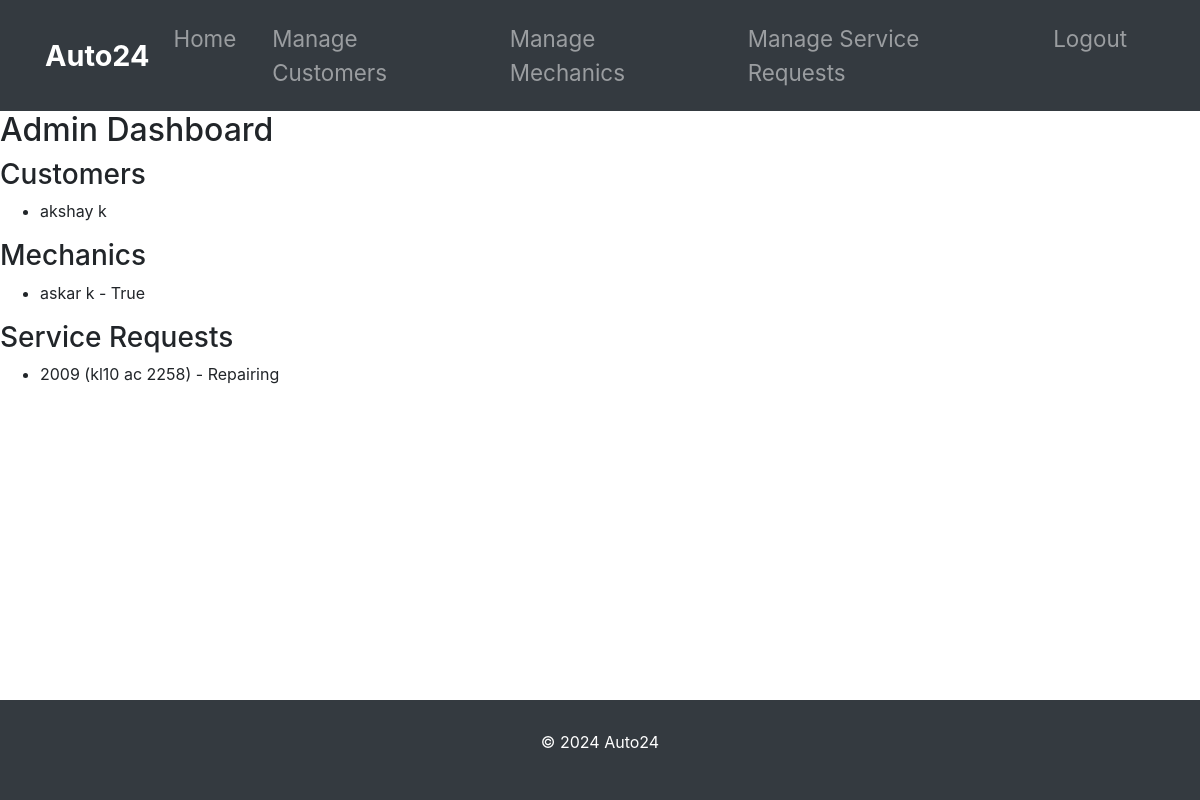
/adminpage/home/ (signed in), run on an earlier commit of the app's database.
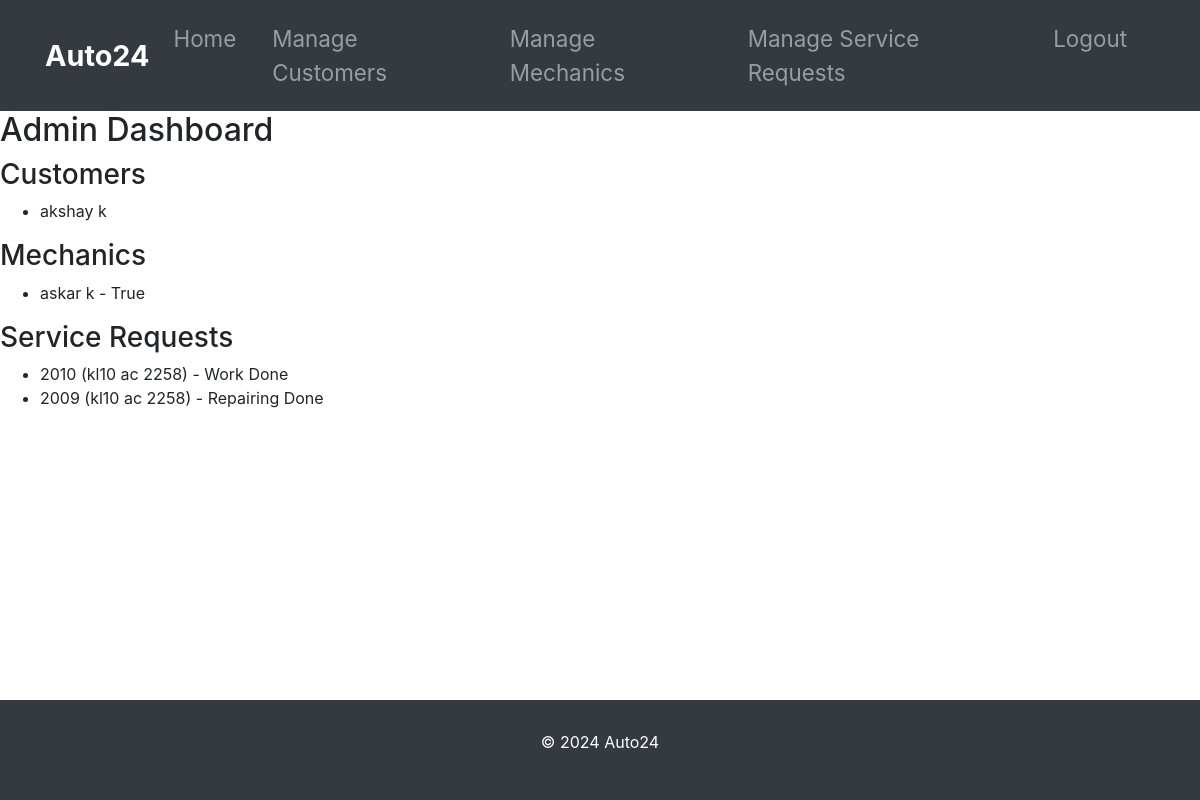
And on a later commit of the database.
### customer_management/models.py (models this page shows, shortened)
class Customer(models.Model):
    user = models.OneToOneField(User, on_delete=models.CASCADE)
    profile_pic = models.ImageField(upload_to='profile_pic/CustomerProfilePic/', null=True, blank=True)
    address = models.CharField(max_length=40)
    mobile = models.CharField(max_length=20, null=False)
    @property
    def get_name(self):
        return self.user.first_name + " " + self.user.last_name

class ServiceRequest(models.Model):
    STATUS_CHOICES = [
        ('Pending', 'Pending'),
        ('Approved', 'Approved'),
        ('Repairing', 'Repairing'),
        ('Repairing Done', 'Repairing Done'),
        ('Released', 'Released')
    ]
    customer = models.ForeignKey(Customer, on_delete=models.CASCADE, related_name='service_requests')
    vehicle = models.ForeignKey(Vehicle, on_delete=models.CASCADE, related_name='service_requests')
    problem_description = models.TextField()
    status = models.CharField(max_length=20, choices=STATUS_CHOICES, default='Pending')
    cost = models.DecimalField(max_digits=10, decimal_places=2, null=True, blank=True)
    created_at = models.DateTimeField(default=timezone.now)

class Vehicle(models.Model):
    number = models.CharField(max_length=20)
    model = models.CharField(max_length=100)
    customer = models.ForeignKey(Customer, on_delete=models.CASCADE, related_name='vehicles')
    def __str__(self):
        return f"{self.model} ({self.number})"

### mechanic_management/models.py (models this page shows, shortened)
class Mechanic(models.Model):
    user = models.OneToOneField(User, on_delete=models.CASCADE)
    profile_pic = models.ImageField(upload_to='profile_pic/MechanicProfilePic/', null=True, blank=True)
    address = models.CharField(max_length=40)
    mobile = models.CharField(max_length=20, null=False)
    skill = models.CharField(max_length=500, null=True)
    salary = models.PositiveIntegerField(null=True)
    status = models.BooleanField(default=False)
    @property
    def get_name(self):
        return self.user.first_name + " " + self.user.last_name

### admin_management/views.py (the view)
# urls.py: path('adminpage/home/', views.admin_home, name='admin_home'),
@staff_member_required
def admin_home(request):
    customers = Customer.objects.all()
    mechanics = Mechanic.objects.all()
    service_requests = ServiceRequest.objects.all().order_by('-created_at')
    return render(request, 'adminpage/admin_home.html', {'customers': customers, 'mechanics': mechanics, 'service_requests': service_requests})

### templates/adminpage/admin_home.html
{% extends "adminpage/base.html" %}
{% block content %}
    <h2>Admin Dashboard</h2>
    <h3>Customers</h3>
    <ul>
        {% for customer in customers %}
            <li>{{ customer.get_name }}</li>
        {% endfor %}
    </ul>
    <h3>Mechanics</h3>
    <ul>
        {% for mechanic in mechanics %}
            <li>{{ mechanic.get_name }} - {{ mechanic.status }}</li>
        {% endfor %}
    </ul>
    <h3>Service Requests</h3>
    <ul>
        {% for request in service_requests %}
            <li>{{ request.vehicle }} - {{ request.status }}</li>
        {% endfor %}
    </ul>
{% endblock %}

What changed in the data, as far as the page shows it:
added ServiceRequest: vehicle "2010 (kl10 ac 2258)", status "Work Done"
changed ServiceRequest: status "Repairing" → "Repairing Done"
